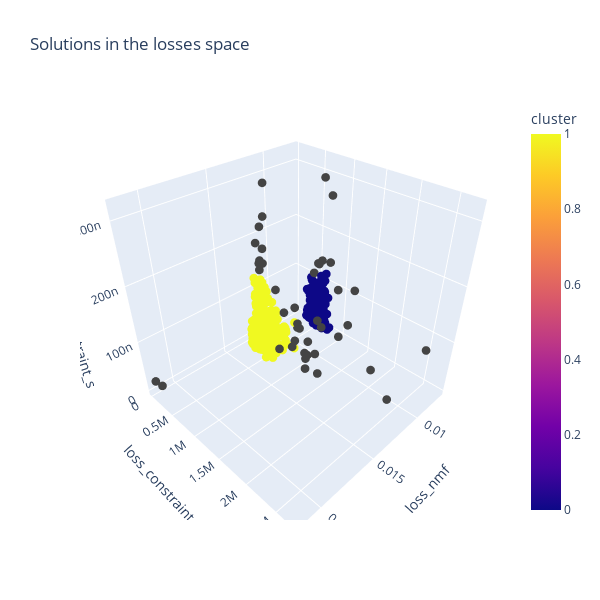

Notebook cell for this chart:
### Markdown cell above
Let's try with `minPts=4` (at least) and `eps=0.5` (2-NN distance value at which the noise starts).

### Code cell
dbscan = DBSCAN(eps=0.5, min_samples=5) # best setting with min_samples=5 finally
dbscan.fit(losses_scaled)
losses_df['cluster'] = dbscan.labels_
losses_df['cluster'] = losses_df.cluster.replace({-1: np.nan})

# Create 3D Scatter Plot
fig = px.scatter_3d(
    losses_df, 
    x='loss_nmf', 
    y='loss_constraint_c', 
    z='loss_constraint_s',
    color='cluster',
    title="Solutions in the losses space",
)

fig.update_layout(
    width=600,
    height=600,
)

fig.update_traces(marker=dict(size=3))

fig.show()

### Figure 1 — Plotly figure (JSON) as saved in the notebook; plotly's stock layout.template omitted (floating-point values rounded to 4 significant figures; data arrays with more than 128 entries replaced by an {"elided": "..."} marker saying what was removed)
{"data": [{"hovertemplate": "loss_nmf=%{x}<br>loss_constraint_c=%{y}<br>loss_constraint_s=%{z}<br>cluster=%{marker.color}<extra></extra>", "legendgroup": "", "marker": {"color": {"elided": "1000 int values"}, "coloraxis": "coloraxis", "size": 3, "symbol": "circle"}, "mode": "markers", "name": "", "scene": "scene", "showlegend": false, "type": "scatter3d", "x": {"elided": "1000 float values"}, "y": {"elided": "1000 float values"}, "z": {"elided": "1000 float values"}}], "layout": {"coloraxis": {"colorbar": {"title": {"text": "cluster"}}, "colorscale": [[0, "#0d0887"], [0.1111, "#46039f"], [0.2222, "#7201a8"], [0.3333, "#9c179e"], [0.4444, "#bd3786"], [0.5556, "#d8576b"], [0.6667, "#ed7953"], [0.7778, "#fb9f3a"], [0.8889, "#fdca26"], [1, "#f0f921"]]}, "height": 600, "legend": {"tracegroupgap": 0}, "scene": {"domain": {"x": [0, 1], "y": [0, 1]}, "xaxis": {"title": {"text": "loss_nmf"}}, "yaxis": {"title": {"text": "loss_constraint_c"}}, "zaxis": {"title": {"text": "loss_constraint_s"}}}, "title": {"text": "Solutions in the losses space"}, "width": 600}}
